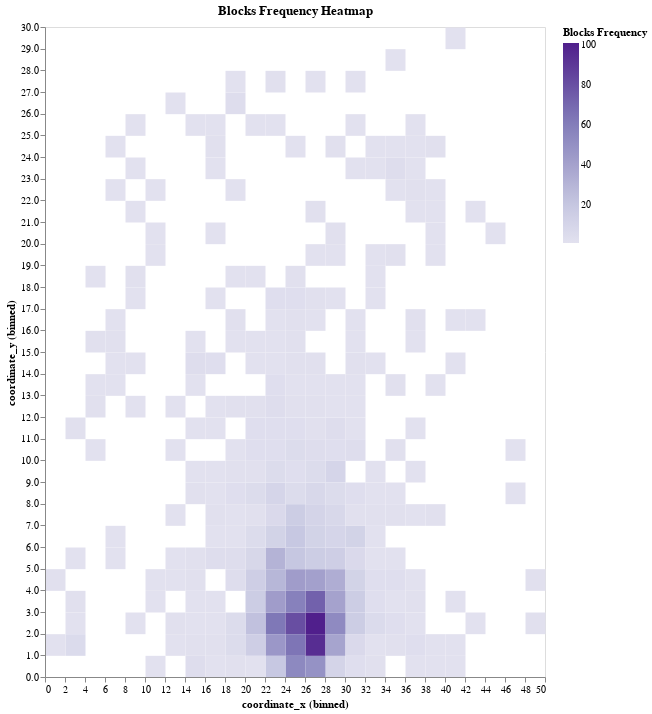

The cell this chart's notebook holds for it:
### Code cell
#@title Heatmap of blocks
blocks = data[data['action'] == 'blocks']
alt.Chart(blocks).mark_rect().encode(
    alt.X('coordinate_x:Q', bin=alt.Bin(maxbins=25)),
    alt.Y('coordinate_y:Q', bin=alt.Bin(maxbins=32)),
    color=alt.Color('count():Q', scale=alt.Scale(scheme='purples'), title='Blocks Frequency'),
    tooltip=['count()']
).properties(
    width=500,
    height=650,
    title='Blocks Frequency Heatmap'
).configure_view(
    strokeWidth=1
)

### Figure 1 — Vega-Lite specification as saved in the notebook (floating-point values rounded to 4 significant figures; data arrays with more than 128 entries replaced by an {"elided": "..."} marker saying what was removed)
{"config": {"view": {"continuousWidth": 300, "continuousHeight": 300, "strokeWidth": 1}}, "data": {"name": "data-d0b6771cf2e9e2a0eae67382448caea8"}, "mark": {"type": "rect"}, "encoding": {"color": {"aggregate": "count", "scale": {"scheme": "purples"}, "title": "Blocks Frequency", "type": "quantitative"}, "tooltip": [{"aggregate": "count", "type": "quantitative"}], "x": {"bin": {"maxbins": 25}, "field": "coordinate_x", "type": "quantitative"}, "y": {"bin": {"maxbins": 32}, "field": "coordinate_y", "type": "quantitative"}}, "height": 650, "title": "Blocks Frequency Heatmap", "width": 500, "$schema": "https://vega.github.io/schema/vega-lite/v5.20.1.json", "datasets": {"data-d0b6771cf2e9e2a0eae67382448caea8": {"elided": "1782 records"}}}
